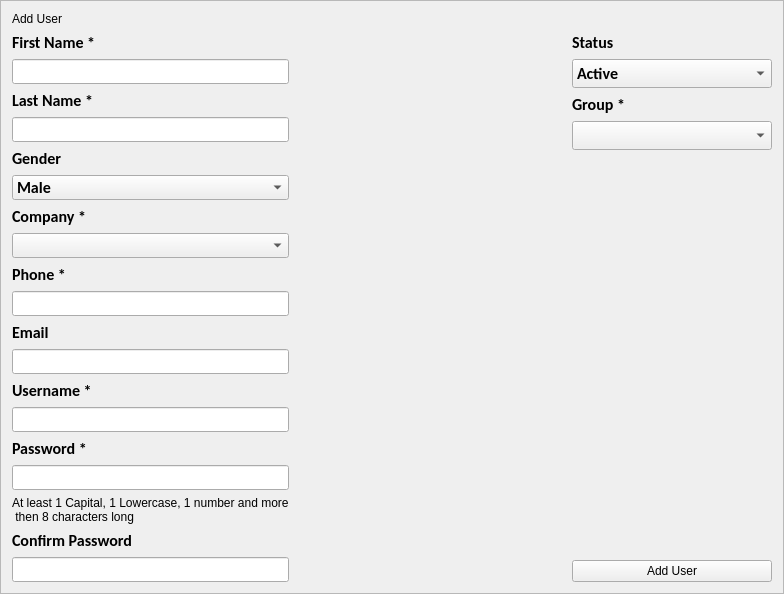
<?xml version="1.0" encoding="UTF-8"?>
<ui version="4.0">
 <class>F_AddUser</class>
 <widget class="QFrame" name="F_AddUser">
  <property name="windowModality">
   <enum>Qt::ApplicationModal</enum>
  </property>
  <property name="geometry">
   <rect>
    <x>0</x>
    <y>0</y>
    <width>784</width>
    <height>519</height>
   </rect>
  </property>
  <property name="windowTitle">
   <string>Frame</string>
  </property>
  <property name="frameShape">
   <enum>QFrame::StyledPanel</enum>
  </property>
  <property name="frameShadow">
   <enum>QFrame::Raised</enum>
  </property>
  <layout class="QVBoxLayout" name="verticalLayout_3">
   <item>
    <widget class="QLabel" name="L_header">
     <property name="text">
      <string>Add User</string>
     </property>
    </widget>
   </item>
   <item>
    <layout class="QHBoxLayout" name="layoutMain">
     <item>
      <layout class="QVBoxLayout" name="layoutLeftSide">
       <item>
        <widget class="QLabel" name="L_firstName">
         <property name="font">
          <font>
           <family>Calibri</family>
           <pointsize>12</pointsize>
           <weight>75</weight>
           <bold>true</bold>
          </font>
         </property>
         <property name="text">
          <string>First Name *</string>
         </property>
        </widget>
       </item>
       <item>
        <widget class="QLineEdit" name="Le_firstName">
         <property name="minimumSize">
          <size>
           <width>0</width>
           <height>25</height>
          </size>
         </property>
         <property name="font">
          <font>
           <family>Calibri</family>
           <pointsize>12</pointsize>
           <weight>75</weight>
           <bold>true</bold>
          </font>
         </property>
         <property name="inputMask">
          <string/>
         </property>
         <property name="maxLength">
          <number>45</number>
         </property>
        </widget>
       </item>
       <item>
        <widget class="QLabel" name="L_lastName">
         <property name="font">
          <font>
           <family>Calibri</family>
           <pointsize>12</pointsize>
           <weight>75</weight>
           <bold>true</bold>
          </font>
         </property>
         <property name="text">
          <string>Last Name *</string>
         </property>
        </widget>
       </item>
       <item>
        <widget class="QLineEdit" name="Le_lastName">
         <property name="minimumSize">
          <size>
           <width>0</width>
           <height>25</height>
          </size>
         </property>
         <property name="font">
          <font>
           <family>Calibri</family>
           <pointsize>12</pointsize>
           <weight>75</weight>
           <bold>true</bold>
          </font>
         </property>
         <property name="maxLength">
          <number>45</number>
         </property>
        </widget>
       </item>
       <item>
        <widget class="QLabel" name="L_gender">
         <property name="font">
          <font>
           <family>Calibri</family>
           <pointsize>12</pointsize>
           <weight>75</weight>
           <bold>true</bold>
          </font>
         </property>
         <property name="text">
          <string>Gender</string>
         </property>
        </widget>
       </item>
       <item>
        <widget class="QComboBox" name="Cb_gender">
         <property name="minimumSize">
          <size>
           <width>200</width>
           <height>25</height>
          </size>
         </property>
         <property name="font">
          <font>
           <family>Calibri</family>
           <pointsize>12</pointsize>
           <weight>75</weight>
           <bold>true</bold>
          </font>
         </property>
         <item>
          <property name="text">
           <string>Male</string>
          </property>
         </item>
         <item>
          <property name="text">
           <string>Female</string>
          </property>
         </item>
        </widget>
       </item>
       <item>
        <widget class="QLabel" name="L_company">
         <property name="font">
          <font>
           <family>Calibri</family>
           <pointsize>12</pointsize>
           <weight>75</weight>
           <bold>true</bold>
          </font>
         </property>
         <property name="text">
          <string>Company *</string>
         </property>
        </widget>
       </item>
       <item>
        <widget class="QComboBox" name="Cb_company">
         <property name="minimumSize">
          <size>
           <width>0</width>
           <height>25</height>
          </size>
         </property>
         <property name="font">
          <font>
           <family>Calibri</family>
           <pointsize>12</pointsize>
           <weight>75</weight>
           <bold>true</bold>
          </font>
         </property>
        </widget>
       </item>
       <item>
        <widget class="QLabel" name="L_phone">
         <property name="font">
          <font>
           <family>Calibri</family>
           <pointsize>12</pointsize>
           <weight>75</weight>
           <bold>true</bold>
          </font>
         </property>
         <property name="text">
          <string>Phone *</string>
         </property>
        </widget>
       </item>
       <item>
        <widget class="QLineEdit" name="Le_phone">
         <property name="minimumSize">
          <size>
           <width>0</width>
           <height>25</height>
          </size>
         </property>
         <property name="font">
          <font>
           <family>Calibri</family>
           <pointsize>12</pointsize>
           <weight>75</weight>
           <bold>true</bold>
          </font>
         </property>
         <property name="maxLength">
          <number>20</number>
         </property>
        </widget>
       </item>
       <item>
        <widget class="QLabel" name="L_email">
         <property name="font">
          <font>
           <family>Calibri</family>
           <pointsize>12</pointsize>
           <weight>75</weight>
           <bold>true</bold>
          </font>
         </property>
         <property name="text">
          <string>Email </string>
         </property>
        </widget>
       </item>
       <item>
        <widget class="QLineEdit" name="Le_email">
         <property name="minimumSize">
          <size>
           <width>0</width>
           <height>25</height>
          </size>
         </property>
         <property name="font">
          <font>
           <family>Calibri</family>
           <pointsize>12</pointsize>
           <weight>75</weight>
           <bold>true</bold>
          </font>
         </property>
         <property name="maxLength">
          <number>100</number>
         </property>
        </widget>
       </item>
       <item>
        <widget class="QLabel" name="L_username">
         <property name="font">
          <font>
           <family>Calibri</family>
           <pointsize>12</pointsize>
           <weight>75</weight>
           <bold>true</bold>
          </font>
         </property>
         <property name="text">
          <string>Username *</string>
         </property>
        </widget>
       </item>
       <item>
        <widget class="QLineEdit" name="Le_username">
         <property name="minimumSize">
          <size>
           <width>0</width>
           <height>25</height>
          </size>
         </property>
         <property name="font">
          <font>
           <family>Calibri</family>
           <pointsize>12</pointsize>
           <weight>75</weight>
           <bold>true</bold>
          </font>
         </property>
         <property name="maxLength">
          <number>45</number>
         </property>
        </widget>
       </item>
       <item>
        <widget class="QLabel" name="L_password">
         <property name="font">
          <font>
           <family>Calibri</family>
           <pointsize>12</pointsize>
           <weight>75</weight>
           <bold>true</bold>
          </font>
         </property>
         <property name="text">
          <string>Password *</string>
         </property>
        </widget>
       </item>
       <item>
        <widget class="QLineEdit" name="Le_password">
         <property name="minimumSize">
          <size>
           <width>0</width>
           <height>25</height>
          </size>
         </property>
         <property name="font">
          <font>
           <family>Calibri</family>
           <pointsize>12</pointsize>
           <weight>75</weight>
           <bold>true</bold>
          </font>
         </property>
         <property name="maxLength">
          <number>45</number>
         </property>
         <property name="echoMode">
          <enum>QLineEdit::PasswordEchoOnEdit</enum>
         </property>
        </widget>
       </item>
       <item>
        <widget class="QLabel" name="L_info">
         <property name="text">
          <string>At least 1 Capital, 1 Lowercase, 1 number and more 
 then 8 characters long</string>
         </property>
        </widget>
       </item>
       <item>
        <widget class="QLabel" name="L_confirmePass">
         <property name="font">
          <font>
           <family>Calibri</family>
           <pointsize>12</pointsize>
           <weight>75</weight>
           <bold>true</bold>
          </font>
         </property>
         <property name="text">
          <string>Confirm Password</string>
         </property>
        </widget>
       </item>
       <item>
        <widget class="QLineEdit" name="Le_confirmePass">
         <property name="minimumSize">
          <size>
           <width>0</width>
           <height>25</height>
          </size>
         </property>
         <property name="font">
          <font>
           <family>Calibri</family>
           <pointsize>12</pointsize>
           <weight>75</weight>
           <bold>true</bold>
          </font>
         </property>
         <property name="maxLength">
          <number>50</number>
         </property>
         <property name="echoMode">
          <enum>QLineEdit::PasswordEchoOnEdit</enum>
         </property>
        </widget>
       </item>
      </layout>
     </item>
     <item>
      <spacer name="horizontalSpacer">
       <property name="orientation">
        <enum>Qt::Horizontal</enum>
       </property>
       <property name="sizeHint" stdset="0">
        <size>
         <width>40</width>
         <height>20</height>
        </size>
       </property>
      </spacer>
     </item>
     <item>
      <layout class="QVBoxLayout" name="layoutRightSide">
       <item>
        <widget class="QLabel" name="L_status">
         <property name="font">
          <font>
           <family>Calibri</family>
           <pointsize>12</pointsize>
           <weight>75</weight>
           <bold>true</bold>
          </font>
         </property>
         <property name="text">
          <string>Status</string>
         </property>
        </widget>
       </item>
       <item>
        <widget class="QComboBox" name="Cb_status">
         <property name="minimumSize">
          <size>
           <width>200</width>
           <height>25</height>
          </size>
         </property>
         <property name="maximumSize">
          <size>
           <width>350</width>
           <height>16777215</height>
          </size>
         </property>
         <property name="font">
          <font>
           <family>Calibri</family>
           <pointsize>12</pointsize>
           <weight>75</weight>
           <bold>true</bold>
          </font>
         </property>
         <item>
          <property name="text">
           <string>Active</string>
          </property>
         </item>
         <item>
          <property name="text">
           <string>Pending</string>
          </property>
         </item>
         <item>
          <property name="text">
           <string>Banned</string>
          </property>
         </item>
         <item>
          <property name="text">
           <string>Disactive</string>
          </property>
         </item>
         <item>
          <property name="text">
           <string>Delete</string>
          </property>
         </item>
        </widget>
       </item>
       <item>
        <widget class="QLabel" name="L_group">
         <property name="font">
          <font>
           <family>Calibri</family>
           <pointsize>12</pointsize>
           <weight>75</weight>
           <bold>true</bold>
          </font>
         </property>
         <property name="text">
          <string>Group *</string>
         </property>
        </widget>
       </item>
       <item>
        <widget class="QComboBox" name="Cb_group">
         <property name="minimumSize">
          <size>
           <width>0</width>
           <height>25</height>
          </size>
         </property>
         <property name="font">
          <font>
           <family>Calibri</family>
           <pointsize>12</pointsize>
           <weight>75</weight>
           <bold>true</bold>
          </font>
         </property>
        </widget>
       </item>
       <item>
        <spacer name="verticalSpacer">
         <property name="orientation">
          <enum>Qt::Vertical</enum>
         </property>
         <property name="sizeHint" stdset="0">
          <size>
           <width>20</width>
           <height>40</height>
          </size>
         </property>
        </spacer>
       </item>
       <item>
        <widget class="QPushButton" name="Bt_addUser">
         <property name="text">
          <string>Add User</string>
         </property>
        </widget>
       </item>
      </layout>
     </item>
    </layout>
   </item>
  </layout>
 </widget>
 <resources/>
 <connections/>
</ui>
